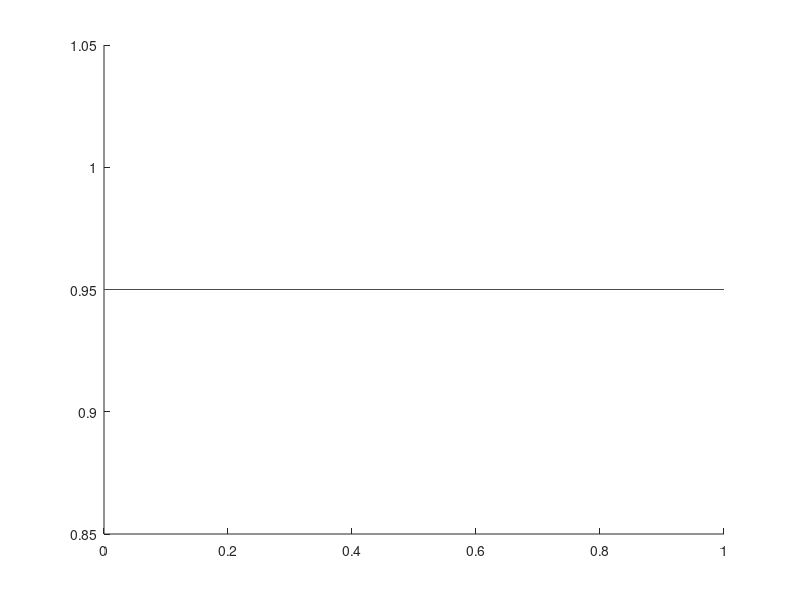

The MATLAB script that drew this image: (Note: this script raises an error after producing the figure.)
function n = OptimalSampling
epsilon=0.05 ; 
prob_to_reach=0.95 ; 
mu=1/2 ; 

exp_count=3000 ; 
n=0 ; 
p=0 ; 
hold on 
while (p<prob_to_reach)
   n=n+1 ; 
   good=0 ; 
   plot([0,n] , [prob_to_reach , prob_to_reach] , 'r') ; 
   for i=1:exp_count
       X=BernMintavetel(1/2 ,n) ;
       if(abs(mean(X)-mu)<epsilon)
           good=good+1 ; 
       end
   end
   p=good/exp_count ; 
   stem(n,p) ; 
   drawnow ; 
end
end

